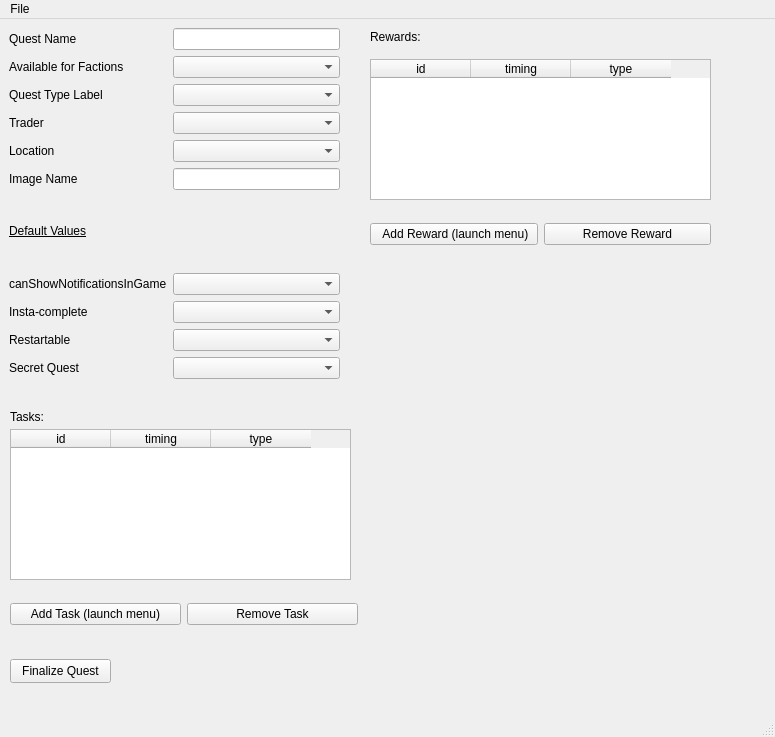
<?xml version="1.0" encoding="UTF-8"?>
<ui version="4.0">
 <class>QuestWindow</class>
 <widget class="QMainWindow" name="QuestWindow">
  <property name="geometry">
   <rect>
    <x>0</x>
    <y>0</y>
    <width>775</width>
    <height>737</height>
   </rect>
  </property>
  <property name="windowTitle">
   <string>Quest Builder</string>
  </property>
  <widget class="QWidget" name="centralwidget">
   <property name="enabled">
    <bool>true</bool>
   </property>
   <widget class="QWidget" name="gridLayoutWidget">
    <property name="geometry">
     <rect>
      <x>9</x>
      <y>9</y>
      <width>331</width>
      <height>351</height>
     </rect>
    </property>
    <layout class="QGridLayout" name="grd_fields_1">
     <item row="10" column="0">
      <widget class="QLabel" name="lb_secret_quest">
       <property name="text">
        <string>Secret Quest</string>
       </property>
      </widget>
     </item>
     <item row="10" column="1">
      <widget class="QComboBox" name="box_secret_quest"/>
     </item>
     <item row="0" column="0">
      <widget class="QLabel" name="lb_questname">
       <property name="text">
        <string>Quest Name</string>
       </property>
      </widget>
     </item>
     <item row="0" column="1">
      <widget class="QLineEdit" name="fld_quest_name"/>
     </item>
     <item row="8" column="1">
      <widget class="QComboBox" name="box_insta_complete"/>
     </item>
     <item row="8" column="0">
      <widget class="QLabel" name="lb_insta_complete">
       <property name="text">
        <string>Insta-complete</string>
       </property>
      </widget>
     </item>
     <item row="6" column="0">
      <widget class="QLabel" name="lb_defaultvalues">
       <property name="text">
        <string>&lt;html&gt;&lt;head/&gt;&lt;body&gt;&lt;p&gt;&lt;span style=&quot; text-decoration: underline;&quot;&gt;Default Values&lt;/span&gt;&lt;/p&gt;&lt;/body&gt;&lt;/html&gt;</string>
       </property>
      </widget>
     </item>
     <item row="5" column="1">
      <widget class="QLineEdit" name="fld_image_name">
       <property name="text">
        <string/>
       </property>
      </widget>
     </item>
     <item row="4" column="0">
      <widget class="QLabel" name="lb_location">
       <property name="text">
        <string>Location</string>
       </property>
      </widget>
     </item>
     <item row="1" column="1">
      <widget class="QComboBox" name="box_avail_faction"/>
     </item>
     <item row="3" column="0">
      <widget class="QLabel" name="lb_trader">
       <property name="text">
        <string>Trader</string>
       </property>
      </widget>
     </item>
     <item row="2" column="0">
      <widget class="QLabel" name="lb_quest_type_label">
       <property name="text">
        <string>Quest Type Label</string>
       </property>
      </widget>
     </item>
     <item row="2" column="1">
      <widget class="QComboBox" name="box_quest_type_label"/>
     </item>
     <item row="5" column="0">
      <widget class="QLabel" name="lb_imagename">
       <property name="text">
        <string>Image Name</string>
       </property>
      </widget>
     </item>
     <item row="4" column="1">
      <widget class="QComboBox" name="box_location"/>
     </item>
     <item row="7" column="0">
      <widget class="QLabel" name="lb_can_show_notif">
       <property name="text">
        <string>canShowNotificationsInGame</string>
       </property>
      </widget>
     </item>
     <item row="1" column="0">
      <widget class="QLabel" name="lb_avail_faction">
       <property name="text">
        <string>Available for Factions</string>
       </property>
      </widget>
     </item>
     <item row="3" column="1">
      <widget class="QComboBox" name="box_trader"/>
     </item>
     <item row="7" column="1">
      <widget class="QComboBox" name="box_can_show_notif"/>
     </item>
     <item row="9" column="0">
      <widget class="QLabel" name="lb_restartable">
       <property name="text">
        <string>Restartable</string>
       </property>
      </widget>
     </item>
     <item row="9" column="1">
      <widget class="QComboBox" name="box_restartable"/>
     </item>
    </layout>
   </widget>
   <widget class="QWidget" name="gridLayoutWidget_3">
    <property name="geometry">
     <rect>
      <x>10</x>
      <y>570</y>
      <width>348</width>
      <height>51</height>
     </rect>
    </property>
    <layout class="QGridLayout" name="grd_fields_3">
     <item row="0" column="1">
      <widget class="QPushButton" name="pb_rem_task">
       <property name="text">
        <string>Remove Task</string>
       </property>
      </widget>
     </item>
     <item row="0" column="0">
      <widget class="QPushButton" name="pb_add_task">
       <property name="text">
        <string>Add Task (launch menu)</string>
       </property>
      </widget>
     </item>
    </layout>
   </widget>
   <widget class="QWidget" name="gridLayoutWidget_4">
    <property name="geometry">
     <rect>
      <x>370</x>
      <y>190</y>
      <width>341</width>
      <height>51</height>
     </rect>
    </property>
    <layout class="QGridLayout" name="grd_fields_4">
     <item row="0" column="0">
      <widget class="QPushButton" name="pb_add_reward">
       <property name="text">
        <string> Add Reward (launch menu)</string>
       </property>
      </widget>
     </item>
     <item row="0" column="1">
      <widget class="QPushButton" name="pb_remove_reward">
       <property name="text">
        <string>Remove Reward</string>
       </property>
      </widget>
     </item>
    </layout>
   </widget>
   <widget class="QPushButton" name="pb_finalize_quest">
    <property name="geometry">
     <rect>
      <x>10</x>
      <y>640</y>
      <width>101</width>
      <height>24</height>
     </rect>
    </property>
    <property name="text">
     <string>Finalize Quest</string>
    </property>
   </widget>
   <widget class="QLabel" name="label_2">
    <property name="geometry">
     <rect>
      <x>370</x>
      <y>10</y>
      <width>61</width>
      <height>16</height>
     </rect>
    </property>
    <property name="text">
     <string>Rewards:</string>
    </property>
   </widget>
   <widget class="QLabel" name="label_3">
    <property name="geometry">
     <rect>
      <x>10</x>
      <y>390</y>
      <width>49</width>
      <height>16</height>
     </rect>
    </property>
    <property name="text">
     <string>Tasks:</string>
    </property>
   </widget>
   <widget class="QTableWidget" name="tb_rewards">
    <property name="geometry">
     <rect>
      <x>370</x>
      <y>40</y>
      <width>341</width>
      <height>141</height>
     </rect>
    </property>
    <property name="sizePolicy">
     <sizepolicy hsizetype="Maximum" vsizetype="Expanding">
      <horstretch>0</horstretch>
      <verstretch>0</verstretch>
     </sizepolicy>
    </property>
    <property name="selectionBehavior">
     <enum>QAbstractItemView::SelectRows</enum>
    </property>
    <column>
     <property name="text">
      <string>id</string>
     </property>
    </column>
    <column>
     <property name="text">
      <string>timing</string>
     </property>
    </column>
    <column>
     <property name="text">
      <string>type</string>
     </property>
    </column>
   </widget>
   <widget class="QTableWidget" name="tb_cond">
    <property name="geometry">
     <rect>
      <x>10</x>
      <y>410</y>
      <width>341</width>
      <height>151</height>
     </rect>
    </property>
    <property name="selectionBehavior">
     <enum>QAbstractItemView::SelectRows</enum>
    </property>
    <column>
     <property name="text">
      <string>id</string>
     </property>
    </column>
    <column>
     <property name="text">
      <string>timing</string>
     </property>
    </column>
    <column>
     <property name="text">
      <string>type</string>
     </property>
    </column>
   </widget>
  </widget>
  <widget class="QMenuBar" name="menubar">
   <property name="geometry">
    <rect>
     <x>0</x>
     <y>0</y>
     <width>775</width>
     <height>22</height>
    </rect>
   </property>
   <widget class="QMenu" name="menuFile">
    <property name="title">
     <string>File</string>
    </property>
   </widget>
   <addaction name="menuFile"/>
  </widget>
  <widget class="QStatusBar" name="statusbar"/>
  <action name="actionHome">
   <property name="text">
    <string>Home</string>
   </property>
  </action>
 </widget>
 <resources/>
 <connections/>
</ui>
